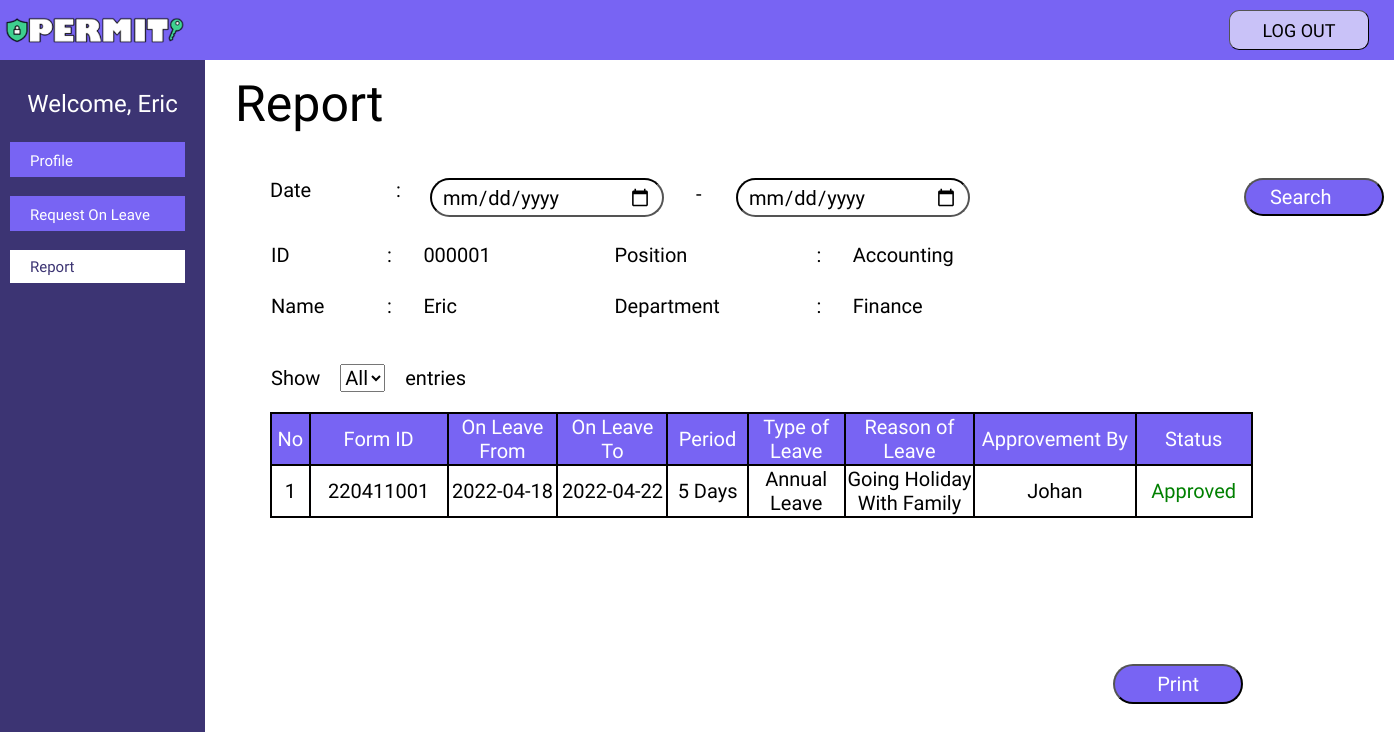
The app's page /permit/user/user_report/user_report.php (signed in), older data.
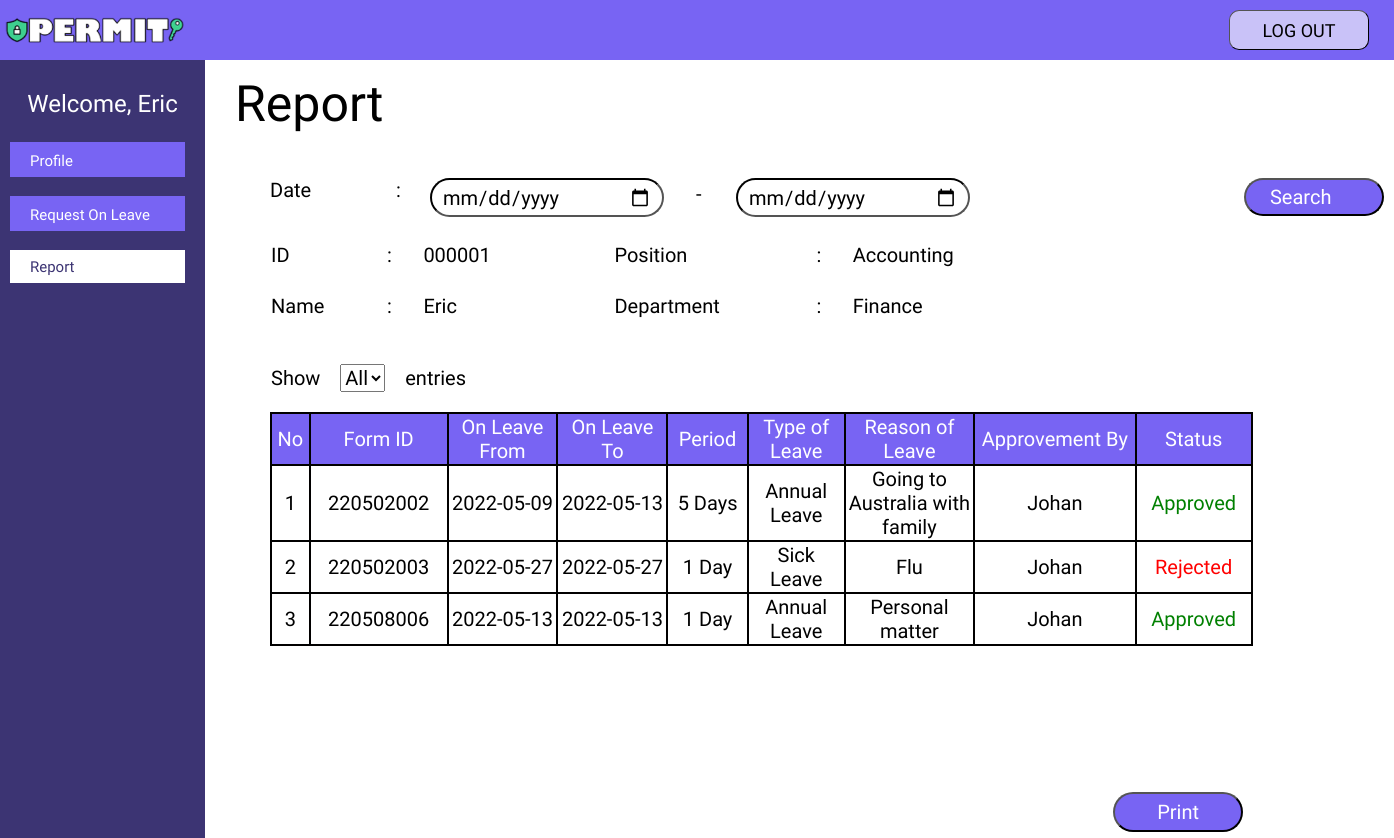
The same page, newer data.
### tables this page shows
CREATE TABLE `user` (
  `id` int(6) UNSIGNED ZEROFILL NOT NULL,
  `username` varchar(255) NOT NULL,
  `name` varchar(255) NOT NULL,
  `department` varchar(255) NOT NULL,
  `position` varchar(255) NOT NULL,
  `gender` varchar(255) NOT NULL,
  `date_of_birth` date NOT NULL,
  `contact` varchar(255) NOT NULL,
  `email` varchar(255) NOT NULL,
  `head_of_department` varchar(255) NOT NULL,
  `photo` varchar(255) NOT NULL
);

CREATE TABLE `request_on_leave` (
  `id` int(6) UNSIGNED ZEROFILL DEFAULT NULL,
  `name` varchar(30) NOT NULL,
  `position` varchar(30) NOT NULL,
  `department` varchar(30) NOT NULL,
  `form_id` int(11) NOT NULL,
  `on_leave_from` date NOT NULL,
  `on_leave_to` date NOT NULL,
  `period` int(11) NOT NULL,
  `type_of_leave` varchar(20) NOT NULL,
  `reason_of_leave` varchar(100) NOT NULL,
  `approvement_by` varchar(30) NOT NULL,
  `status` varchar(15) NOT NULL
);

### permit/class/CRUD.php (called while the page is built, shortened)
<?php
class CRUD extends database{
    public function select($table,$rows="*",$where = null){
        if ( $where != null ) {
            $sql="SELECT $rows FROM $table WHERE $where";
        }
        else{
            $sql="SELECT $rows FROM $table";
        }
        $this->sql = $result = $this->mysqli->query( $sql );
    }
}

### permit/class/database.php (called while the page is built, shortened)
<?php
    class database{
        protected $servername='localhost';
        protected $username='root';
        protected $password='';
        protected $dbname='permit';
        public function __construct(){
            $this->mysqli = new mysqli( $this->servername,$this->username,$this->password,$this->dbname );
        }
    }

### permit/user/user_report/user_report.php (the view, shortened to what this page needs)
<!DOCTYPE html>
<html lang="en">
<head>
    <link rel="stylesheet" href="user_report3.css">
</head>
<body>
    <div class="mainbar">
        <div class="a-logo"></div>
        <nav>
           <li><a href=../../logout.php><button type="submit" class="logout">LOG OUT</button></a></li>
        </nav>
    </div>
    <?php
        $id_user = $_SESSION[ 'id_user' ];
        $a = new CRUD();
        $a->select("user","*","id='$id_user'");
        $result = $a ->sql;
        $data = mysqli_fetch_assoc($result);
    ?>
    <div class="a-sidebar">
            <c>Welcome, <?php echo $data['name'];?></c>
            <button type="submit" class="a-menu"><a href="../user_profile/user_profile.php">Profile</a></button>
            <button type="submit" class="a-menu"><a href="../user_rol/user_rol.php">Request On Leave</a></button>
            <button type="submit" class="a-open"><a href="../user_report/user_report.php">Report</a></button>
    </div>
    <div class="a-main">
        <div class="top">
             <d>Report</d>
        </div>
        <div class="tanggal">
            <form method="post">
                <label class="date1">Date</label>
                <label class="date2">:</label>
                <input type="date" class="tanggal-awal" placeholder="Tanggal Awal" name="tanggal-awal" min="1900-01-01" max="2030-12-31"></input>
                <label class="date3">-</label>
                <input type="date" class="tanggal-akhir" placeholder="Tanggal Akhir" name="tanggal-akhir" min="1900-01-01" max="2030-12-31"></input>
                <button type="submit" class="Search" name="filter">Search&ensp;&emsp;<i class="search" data-icon="bytesize:search"></i></button>
            </form>
        </div>
        <br>
    <div class="print">
        <div class="biodata">
            <table border="0" cellspacing="25" width="90%">
                <tbody>
                    <tr>
                        <td>ID</td>
                        <td>:</td>
                        <td width= "20%"><?php echo $data['id'];?></td>
                        <td>Position</td>
                        <td>:</td>
                        <td><?php echo $data['position'];?></td>
                    </tr>
                    <tr>
                        <td>Name</td>
                        <td>:</td>
                        <td width= "20%"><?php echo $data['name'];?></td>
                        <td>Department</td>
                        <td>:</td>
                        <td width= "45%"><?php echo $data["department"];?></td>
                    </tr>
                </tbody>
            </table>
        </div>
        <?php
            $head = $data['head_of_department'];
            $totaldata= "All";
            if (isset($_POST['totaldata'])) {
                $totaldata = $_POST['totaldata'];
                if($totaldata == "All"){
                    $a->select("request_on_leave","*","id='$id_user' AND approvement_by='$head'");
                    $result = $a->sql;
                }else{
                    $a->select_limit("request_on_leave","*","id='$id_user' AND approvement_by='$head'","$totaldata");
                    $result = $a->sql;
                }
            }
            elseif (isset($_POST['filter'])) {
                $date1 = date("Y-m-d", strtotime($_POST['tanggal-awal']));
                $date2 = date("Y-m-d", strtotime($_POST['tanggal-akhir']));
                $b = new filter_date();
                $b->filter("request_on_leave","*",$date1,$date2,"id='$id_user' AND approvement_by='$head'");
                $result = $b ->sql;
            }else{
                $a->select("request_on_leave","*","id='$id_user' AND approvement_by='$head'");
                $result = $a ->sql;
            }
        ?>
        <form method="POST" id="form_id" name="form_id">
        <div class="showentries">
            <label class="show">Show</label>
            <select class="dropdown" onChange="document.getElementById('form_id').submit();" name="totaldata">
                <option disabled selected ><?php echo $totaldata;?></option>
            </select>
            <label class="entries">entries</label>
        </div>
        </form>
        <div class="tabel">
            <table border="1" font color="0" bordercolor="1" width="90%" cellspacing ="0">
                <tr>
                    <td style="color:white" align="center" width="5px" height="30px" bgcolor="#7864F3">No</td>
                    <td style="color:white" align="center"width="10px" height="30px" bgcolor="#7864F3">Form ID</td>
                    <td style="color:white" align="center" width="80px" height="30px" bgcolor="#7864F3">On Leave From</td>
                    <td style="color:white" align="center" width="80px" height="30px" bgcolor="#7864F3">On Leave To</td>
                    <td style="color:white" align="center" width="30px" height="30px" bgcolor="#7864F3">Period</td>
                    <td style="color:white" align="center" width="70px" height="30px" bgcolor="#7864F3">Type of Leave</td>
                    <td style="color:white" align="center" width="95px" height="30px" bgcolor="#7864F3">Reason of Leave</td>
                    <td style="color:white" align="center" width="5px" height="30px" bgcolor="#7864F3">Approvement By</td>
                    <td style="color:white" align="center" width="50px" height="30px" bgcolor="#7864F3">Status</td>
                </tr>
            <?php
                $no = 1;
                while($formdata = mysqli_fetch_assoc($result)){
                    $period = $formdata['period'];
                            if ($period>1){
                                $period = "Days";
                            }elseif($period=1){
                                $period = "Day";
                            }
                            $status = $formdata['status'];
                            if ($status=="Approved"){
                                $color = "green";
                            }
                            elseif ($status=="Rejected"){
                                $color ="red";
                            }
                            elseif ($status=="Pending"){
                                $color ="orange";
                            }
            ?>
                <tr bgcolor="white" height="35px">
                    <td align="center" width="10px"><?php echo $no++; ?></td>
                    <td align="center"><?php echo  $formdata['form_id']; ?></td>
                    <td align="center"><?php echo $formdata['on_leave_from'] ; ?></td>
                    <td align="center"><?php echo $formdata['on_leave_to']; ?></td>
                    <td align="center"><?php echo $formdata ['period'].' '.$period; ?></td>
                    <td align="center"><?php echo $formdata['type_of_leave']; ?></td>
                    <td align="center"><?php echo $formdata['reason_of_leave'];?></td>
                    <td align="center"><?php echo $formdata['approvement_by'];?></td>
                    <td align="center" style=<?php echo "color:".$color;?>><?php echo $formdata['status'];?></td>
                </tr>
            <?php
                }
            ?>
            </table>
        </div>
        <div class="printtable">
            <table border=0 cellspacing="5" width="90%">
            <tr>
                <td align="right"><a href="javascript:void(0);"><button type="button" class="cetak">Print</button></a></td>
            </tr>
            </table>
        </div>
    </div>
        </div>
</body>
</html>

### permit/user/user_report/user_report3.css (style rules this page uses)
html { scroll-behavior: smooth; }
body { margin: 0; background-color: #FFFFFF; background-repeat: no-repeat; }
* { font-family:'Stylish'; font-size:20px;; }
.mainbar { background-color: #7864F3; height: 60px; width: 100%; display: flex; position: fixed; float: left; }
.a-sidebar { height: 100%; width: 205px; position: fixed; z-index: 1; top: 60px; left: 0; background-color: #3C3473; overflow-x: hidden; padding-top: 0px; }
.a-logo { background-image: url('../../image/logo.png'); background-repeat: no-repeat; background-size: cover; margin-top: 3px; float: left; width: 190px; height: 50px; }
nav { position: fixed; width: 100%; top: 10px; float: right; margin-right: 25px; }
nav li { margin-right: 25px; list-style: none; }
.logout { font-family: 'Stylish'; width:140px; margin-top: 0px; margin-right: 0px; float: right; height:40px; border-color: black; border-width: 0.5px; background-color:#C9C2F8; border-radius: 10px; font-size:18px; cursor: pointer; }
c { width: 205px; font-family: 'Stylish'; text-decoration: none; padding: 30px 0px 20px 0px; text-align: center; font-size: 24px; color: white; display: block; }
d { font-family: 'Stylish'; text-decoration: none; font-size: 50px; color: black; }
.a-sidebar a { font-family: 'Stylish'; padding: 6px 8px 6px 14px; text-decoration: none; text-align: left; font-size: 15px; display: block; color: white; }
.a-sidebar button { margin: 4px 12px 15px 10px; }
.a-menu { border:none; background-color: #7864F3; min-width: 175px; bottom: 3px; padding-top: 4px; padding-left: 6px; color: white; }
.a-open { border:none; background-color: white; min-width: 175px; padding-left: 6px; bottom: 3px; padding-top: 4px; }
.a-open a { border:none; background-color: white; bottom: 3px; padding-top: 4px; color: #3C3473; }
.a-main { margin-left: 225px; margin-right: 25px; overflow: auto; padding: 75px 7px 0 10px; }
.top { margin-top: 0px; }
input { border-radius:15px; }
.date1 { position:absolute; top : 8.9em; left: 13.5em; }
.date2 { position:absolute; top : 8.9em; left: 19.8em; }
.date3 { position:absolute; top : 9.1em; left: 34.8em; }
.tanggal { margin-top: 30px; margin-left: 10px; font-size: 24px; padding-left:15px; }
.tanggal-awal { position:absolute; padding-left: 10px; padding-right: 10px; font-size: 20px; border-color: black; width:210px; height: 35px; top : 8.9em; left: 21.5em; border-radius: 40px; }
.tanggal-akhir { position:absolute; padding-left: 10px; padding-right: 10px; font-size: 20px; border-color: black; width:210px; height: 35px; top : 8.9em; left: 36.8em; border-radius: 40px; }
.Search { position:absolute; width:140px; height:37.5px; top : 8.9em; left: 62.2em; border-color: black; background-color: #7864F3; border-radius: 30px; cursor: pointer; color:white; padding-left:10px; }
.biodata { margin-left: 10px; margin-bottom: 0; margin-top:30px; font-size: 20px; }
.tabel { font-size: 16px; margin-left: 35px; color: black; text-align: center; margin-top: 20px; }
.cetak { width:13%; height:40px; background-color: #7864F3; border-color: black; border-radius: 40px; font-size:20px; cursor: pointer; margin-top: 140px; color : white; }
.showentries { margin-top:20px; margin-bottom:0; margin-left:36px; }
.dropdown { margin-left : 15px; }
.entries { margin-left:15px; }

Row changes from the older to the newer data that the page shows:
removed request_on_leave: form_id "220411001", on_leave_from "2022-04-18", on_leave_to "2022-04-22", period "5", period "Days", type_of_leave "Annual Leave", reason_of_leave "Going Holiday With Family", approvement_by "Johan", status "Approved"
added request_on_leave: form_id "220502002", on_leave_from "2022-05-09", on_leave_to "2022-05-13", period "5", period "Days", type_of_leave "Annual Leave", reason_of_leave "Going to Australia with family", approvement_by "Johan", status "Approved"
added request_on_leave: form_id "220502003", on_leave_from "2022-05-27", on_leave_to "2022-05-27", period "1", period "Day", type_of_leave "Sick Leave", reason_of_leave "Flu", approvement_by "Johan", status "Rejected"
added request_on_leave: form_id "220508006", on_leave_from "2022-05-13", on_leave_to "2022-05-13", period "1", period "Day", type_of_leave "Annual Leave", reason_of_leave "Personal matter", approvement_by "Johan", status "Approved"
